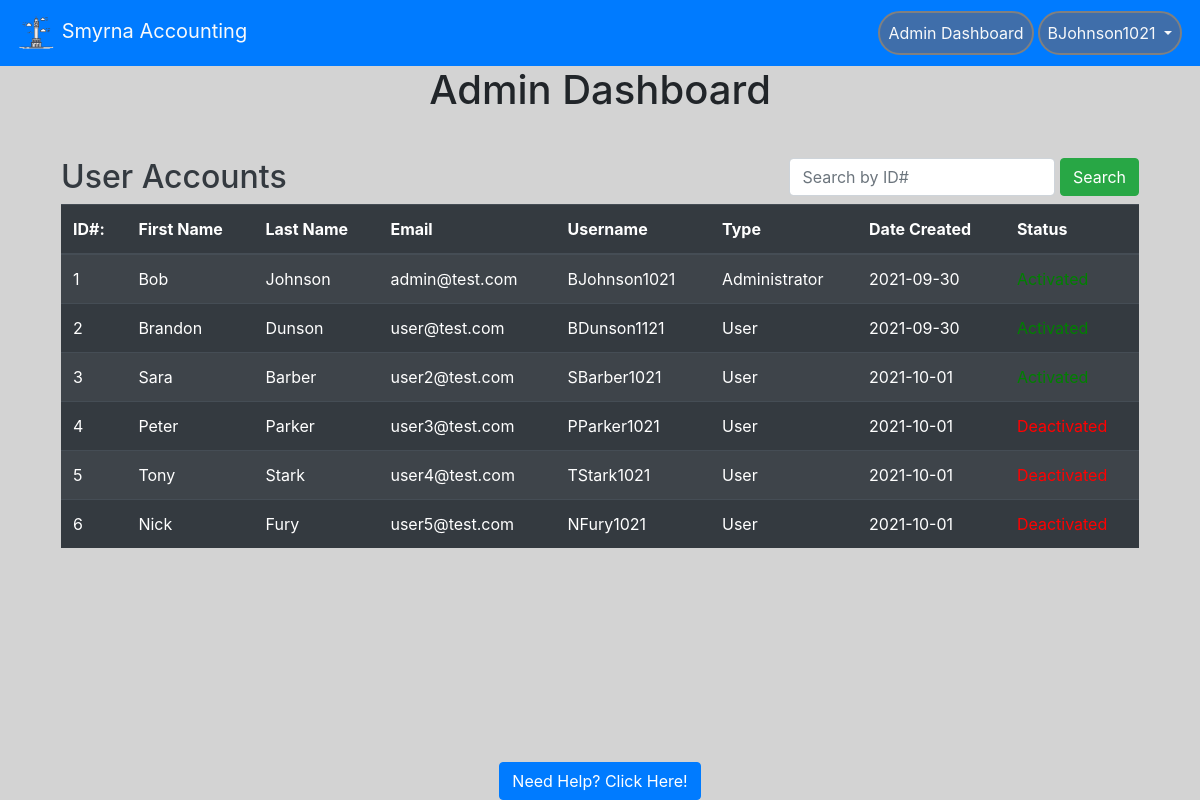
The app's page /adminPortal (signed in) with its own data.
### website/models.py (models this page shows, shortened)
class User(db.Model, UserMixin):
    id = db.Column(db.Integer, primary_key=True)  # unique identifier
    email = db.Column(db.String(150), unique=True)
    password = db.Column(db.String(150))
    oldPassword = db.Column(db.String(150))
    firstName = db.Column(db.String(150))
    lastName = db.Column(db.String(150))
    userName = db.Column(db.String(150))
    hasAdmin = db.Column(db.Boolean, default=False)
    hasMan = db.Column(db.Boolean, default=False)
    status = db.Column(db.Boolean, default=False)
    creationDate = db.Column(db.Date())
    expirationDate = db.Column(db.Date())
    suspensionDate = db.Column(db.Date())
    suspensionEnd = db.Column(db.Date())
    accounts = db.relationship("Account", backref="parent")

### website/auth.py (the view)
@auth.route('/adminPortal', methods=['GET', 'POST'])
@login_required
def adminPort():
    if request.method == 'POST':
        global SEARCHID
        SEARCHID = request.form.get('searchBar')
        if len(SEARCHID) < 1:
            flash(no_blank, category='error')
            return redirect(url_for('auth.adminPort'))
        else:
            return redirect(url_for('auth.accountOverview'))
    else:
        if current_user.hasAdmin:
            return render_template('adminPortal.html',
                                   user=current_user, query=User.query.all())
        else:
            flash(no_access, category='error')
            return redirect(url_for('views.home'))

### website/__init__.py (called while the page is built)
def create_app():
    app = Flask(__name__)
    app.config['SECRET_KEY'] = 'this is the secret key'
    app.config['SQLALCHEMY_DATABASE_URI'] = f'sqlite:///{DB_NAME}'
    db.init_app(app)
    app.config['MAIL_SERVER'] = 'smtp.gmail.com'
    app.config['MAIL_PORT'] = 465
    app.config['MAIL_USE_SSL'] = True
    app.config['MAIL_USERNAME'] = 'brandondunson15@gmail.com'
    app.config['MAIL_PASSWORD'] = 'Panopticon0987!@'
    mail.init_app(app)
    from .views import views
    from .auth import auth
    app.register_blueprint(views, url_prefix='/')
    app.register_blueprint(auth, url_prefix='/')
    from .models import User
    create_database(app)
    login_manager = LoginManager()
    login_manager.login_view = 'auth.login'
    login_manager.init_app(app)
    @login_manager.user_loader
    def load_user(id):
        return User.query.get(int(id))
    return app

### website/templates/adminPortal.html (shortened to what this page needs)
{% extends "base.html" %} {% block title %} Admin Portal {% endblock %} {%block
content%}
<h1 class="text-center">Admin Dashboard</h1>
<br />
<div class="container-fluid px-3 py-1 pb-4">
    <form class="form-inline" method="POST">
      <h2 class="text-dark pt-2">User Accounts</h2>
        <div class="ml-auto">
          <input type="search" name="searchBar" class="form-control pr-1" placeholder="Search by ID#"
            list = "userData" />
            <button class="btn btn-success" type="submit">Search</button>
        </div>
    </form>
  <div>
    <table class="table table-striped table-dark">
      <thead style="position: sticky;">
        <tr>
          <th>ID#:</th>
          <th>First Name</th>
          <th>Last Name</th>
          <th>Email</th>
          <th>Username</th>
          <th>Type</th>
          <th>Date Created</th>
          <th>Status</th>
        </tr>
      </thead>
      <tbody style="overflow-y: scroll;">
        {% for user in query %}
        <tr>
          <td>{{user.id}}</td>
          <td>{{user.firstName}}</td>
          <td>{{user.lastName}}</td>
          <td>{{user.email}}</td>
          <td>{{user.userName}}</td>
          {% if user.hasAdmin%}
          <td>Administrator</td>
          {% elif user.hasMan %}
          <td>Manager</td>
          {% else %}
          <td>User</td>
          {% endif %}
          <td>{{user.creationDate}}</td>
          {% if user.status %}
          <td style="color: green">Activated</td>
          {% else %}
          <td style="color: red">Deactivated</td>
          {% endif %}
        </tr>
        {% endfor %}
      </tbody>
    </table>
  </div>
  <br>
</div>
{% endblock %}

### website/templates/base.html (shortened to what this page needs)
<!DOCTYPE html>
<html>
<head>
    <meat name="viewport" content="width=device-width, initial-scale=1" />
    <link rel="stylesheet" href="https://stackpath.bootstrapcdn.com/bootstrap/4.4.1/css/bootstrap.min.css"
 />
    <link rel="stylesheet" href="https://stackpath.bootstrapcdn.com/font-awesome/4.7.0/css/font-awesome.min.css"
 />
</head>
<body style="background-color: lightgrey">
    <nav class="navbar navbar-expand-lg navbar-dark bg-primary sticky-top">
        <a class = "navbar-brand text-light" href='/'>
            <img src="static/logo.png" width="40" height="40" atl="">
            Smyrna Accounting
        </a>
        <div class = "collapse navbar-collapse" id="navbar">
            <ul class = "navbar-nav ml-auto">
                {% if user.is_authenticated %}
                {% if user.hasAdmin %}
                <li class = "nav-item">
                    <a class = "nav-link text-light text-center" id = "adminPort" href="/adminPortal">Admin Dashboard</a>
                </li>
                {% endif %}
                <li class="nav-item dropdown">
                    <a class = "nav-link dropdown-toggle text-light text-center" id = "" data-toggle = "dropdown" aria-haspopup="true" aria-expanded="false">
                        {{ user.userName }}
                    </a>
                </li>
                {% else %}
                <a class = "nav-item nav-link text-light" id = "login" href="/login">Login</a>
                {% endif %}
            </ul>
        </div>
    </nav>
    <div class= "container">
        {%block content%}
        {% endblock %}
    </div>
</body>
<div class="footer" style="background-color: lightgray;">
    <a href="/help" class="btn btn-primary">Need Help? Click Here!</a>
</div>
</html>

### website/templates/base.html (style rules this page uses)
.footer { position: fixed; left: 0; bottom: 0; width: 100%; background-color: Blue; text-align: center; }
li.nav-item { border: 2px solid grey; margin: 2px; border-radius: 25px; background-color: rgb(63, 110, 170); }

### records on screen
User: userName "BJohnson1021", id "1", firstName "Bob", lastName "Johnson", email "admin@test.com", hasAdmin "Administrator", creationDate "2021-09-30"
User: id "2", firstName "Brandon", lastName "Dunson", email "user@test.com", userName "BDunson1121", hasAdmin "User", creationDate "2021-09-30"
User: id "3", firstName "Sara", lastName "Barber", email "user2@test.com", userName "SBarber1021", hasAdmin "User", creationDate "2021-10-01"
User: id "4", firstName "Peter", lastName "Parker", email "user3@test.com", userName "PParker1021", hasAdmin "User", creationDate "2021-10-01", status "Deactivated"
User: id "5", firstName "Tony", lastName "Stark", email "user4@test.com", userName "TStark1021", hasAdmin "User", creationDate "2021-10-01"
User: id "6", firstName "Nick", lastName "Fury", email "user5@test.com", userName "NFury1021", hasAdmin "User", creationDate "2021-10-01", status "Deactivated"
